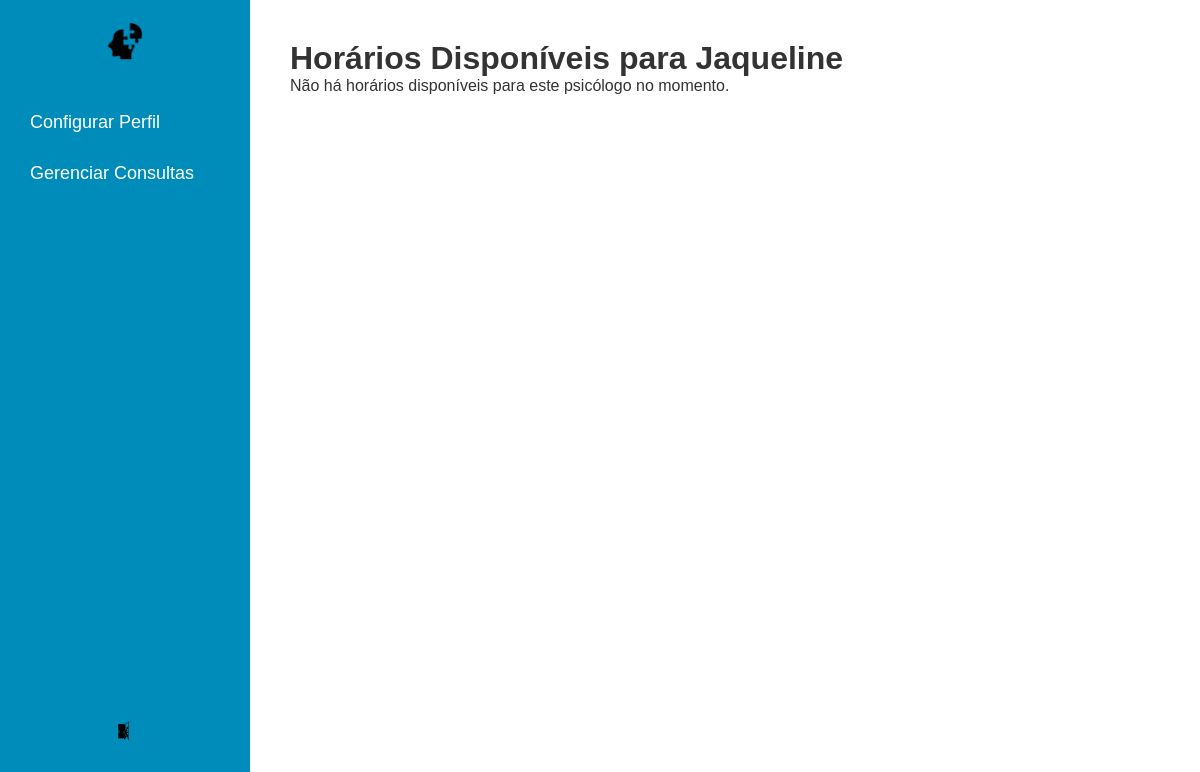
Page /psicologo/1/horarios/ (signed in) on the earlier database version.
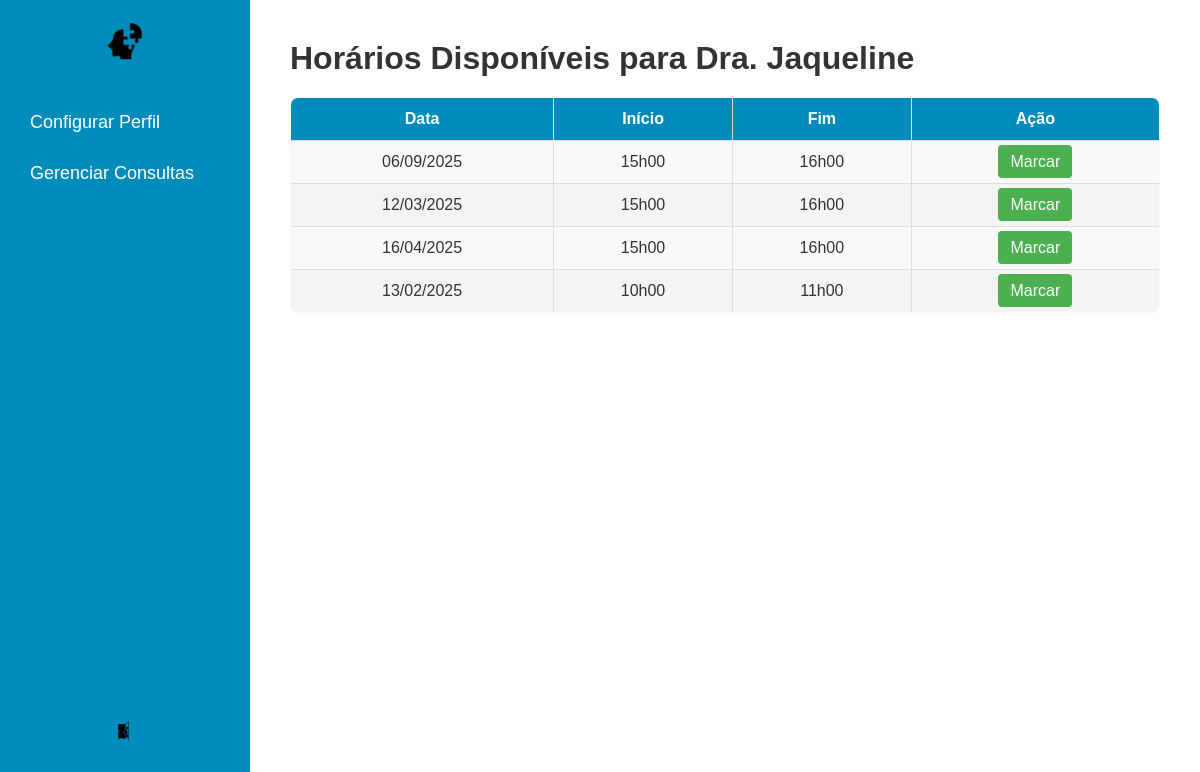
Same page on the later database version.
### usuarios/models.py (models this page shows, shortened)
class Usuario(models.Model):
    nome = models.CharField(max_length=100)
    email = models.EmailField(max_length=254)
    telefone = models.CharField(max_length=15)
    senha = models.CharField(max_length=128)  # Alterado para suportar senhas hasheadas
    cpf = models.CharField(max_length=15)

class Horario(models.Model):
    psicologo = models.ForeignKey(
        Psicologo, on_delete=models.CASCADE, related_name="horarios"
    )
    data = models.DateField()
    hora_inicio = models.CharField(
        max_length=20,
        choices=Hora.choices(),
    )
    hora_fim = models.CharField(
        max_length=20,
        choices=Hora.choices(),
    )
    disponivel = models.BooleanField(default=True)
    paciente = models.ForeignKey(
        Paciente, null=True, blank=True, on_delete=models.SET_NULL, related_name="horarios"
    )

### usuarios/views.py (the view)
# urls.py: path('psicologo/<int:psicologo_id>/horarios/', views.listar_horario, name='calendario_psicologo'),
def listar_horario(request, psicologo_id):
    user_id = request.session['usuario_id']
    try:
        usuario = Usuario.objects.get(id=user_id)
    except Usuario.DoesNotExist:
        return redirect('login')
    psicologo = get_object_or_404(Psicologo, id=psicologo_id)
    print(psicologo)
    horarios_disponiveis = psicologo.horarios.filter(disponivel=True)
    for i in horarios_disponiveis:
        print(i)
    return render(request, 'usuarios/listar_horario.html', {'psicologo': psicologo, 'horarios': horarios_disponiveis})

### usuarios/templates/usuarios/listar_horario.html (shortened to what this page needs)
<!DOCTYPE html>
<html lang="pt-br">
<head>
    {% load static %}
    <link rel="stylesheet" href="{% static 'css/dashboard.css' %}">
</head>
<body>
    <div class="sidebar" id="sidebar">
        <div class="logo">
            <a href="{% url 'dashboard' %}">
                <img src="{% static 'images/logo.png' %}" alt="Logo" />
            </a>
        </div>
        <div class="sidebar-links">
            <a href="{% url 'configurar_perfil' %}">Configurar Perfil</a>
            <a href="{% url 'gerenciar_consultas' %}">Gerenciar Consultas</a>
        </div>
        <div class="logout-container">
            <a href="{% url 'logout' %}" class="logout">
                <img src="{% static 'images/sair.png' %}" alt="Sair">
            </a>
        </div>
    </div>
    <div class="main-content">
        <h1>Horários Disponíveis para {{ psicologo.nome }}</h1>
        {% if horarios %}
        <table class="horarios-table">
            <thead>
                <tr>
                    <th>Data   </th>
                    <th>Início   </th>
                    <th>Fim   </th>
                    <th>Ação</th>
                </tr>
            </thead>
            <tbody>
                {% for horario in horarios %}
                <tr>
                    <td>{{ horario.data|date:"d/m/Y" }}</td>
                    <td>{{ horario.hora_inicio}}</td>
                    <td> {{ horario.hora_fim}}</td>
                    <td>
                        <a href="{% url 'marcar_horario' horario.id %}" class="btn">Marcar</a>
                    </td>
                </tr>
                {% endfor %}
            </tbody>
        </table>
        {% else %}
        <p>Não há horários disponíveis para este psicólogo no momento.</p>
        {% endif %}
    </div>
</body>
</html>

Differences in the rows shown:
changed Usuario: nome "Jaqueline" → "Dra. Jaqueline"
added Horario: data "06/09/2025", hora_inicio "15h00", hora_fim "16h00"
added Horario: data "12/03/2025", hora_inicio "15h00", hora_fim "16h00"
added Horario: data "16/04/2025", hora_inicio "15h00", hora_fim "16h00"
added Horario: data "13/02/2025", hora_inicio "10h00", hora_fim "11h00"
Other differences:
text no longer shown: "Não há horários disponíveis para este psicólogo no momento."
text now shown: "Data Início Fim Ação"
